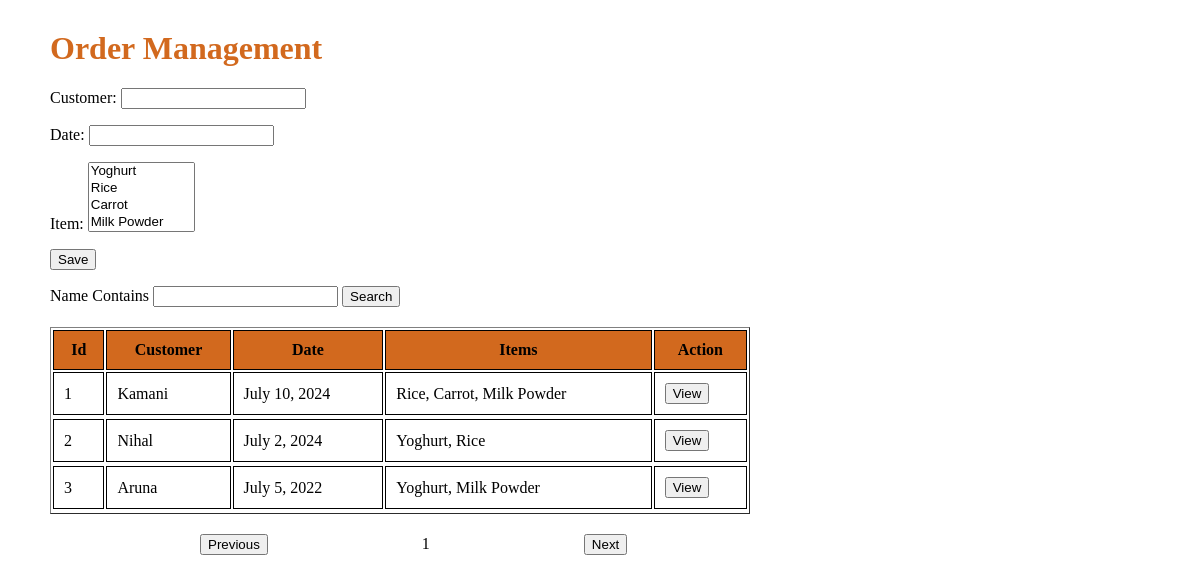
The page /app/order/ on the database its author committed.
### app/models.py (models this page shows, shortened)
class Order (models.Model):
    customer = models.CharField(max_length = 20)
    date = models.DateField()
    item = models.ManyToManyField(Item)

class Item (models.Model):
    name = models.CharField(max_length = 20)
    price = models.DecimalField(max_digits = 8, decimal_places = 2)
    image = models.ImageField(upload_to = 'items')
    category = models.ForeignKey(Category, on_delete = models.CASCADE)
    unit = models.ForeignKey(Unit, on_delete = models.CASCADE)
    def __str__(self):
        return self.name

### app/views.py (the view)
# urls.py: path('order/', views.order_view),
def order_view(request):
    orders = Order.objects.all()
    if request.method == 'POST':
        form = OrderForm(request.POST)
        if form.is_valid():
            form.save()
    else:
        form = OrderForm()
    context_ordrs = {'form':form, 'ordrs':orders}
    return render(request , 'order.html', context_ordrs)

### app/forms.py
class OrderForm(forms.ModelForm):
    class Meta:
        model = Order
        fields = '__all__'

### app/templates/order.html (shortened to what this page needs)
<html>
<head>
    </head>
    <body>
    <h1>Order Management</h1>
    <form method="POST">
        {{form.as_p}}
        <input type="submit" value="Save">
    </form>
    <label>Name Contains</label>
    <input/>
    <button>Search</button>
    <table border="1">
    <tr class = "heading">
        <th>Id</th>
        <th>Customer</th>
        <th>Date</th>
        <th>Items</th>
        <th>Action</th>
    </tr>
    {% for order in ordrs %}
    <tr>
        <td>{{order.id}}</td>
        <td>{{order.customer}}</td>
        <td>{{order.date}}</td>
        <td>{{order.item.all|join:", "}}</td>
        <td><button>View</button></td>
    </tr>
    <tr>
    {% endfor %}
</table>
<button class = "previous">Previous</button>
<label class = "label1">1</label>
<button class = "next">Next</button>
    </body>
</html>

### app/templates/order.html (style rules this page uses)
h1 { margin-top: 30px; color: chocolate; }
table { width: 700px; margin-top: 20px; margin-bottom: 20px; }
th, td { padding: 10px; border: 1px solid #000; }
.heading { background-color: chocolate; }
body { margin-left: 50px; }
.previous { margin-left: 150px; }
.next { margin-left: 150px; }
.label1 { margin-left: 150px; }

### rows shown on the page
Order: id "1", customer "Kamani", date "July 10, 2024", item.all "Rice, Carrot, Milk Powder"
Order: id "2", customer "Nihal", date "July 2, 2024", item.all "Yoghurt, Rice"
Order: id "3", customer "Aruna", date "July 5, 2022", item.all "Yoghurt, Milk Powder"
